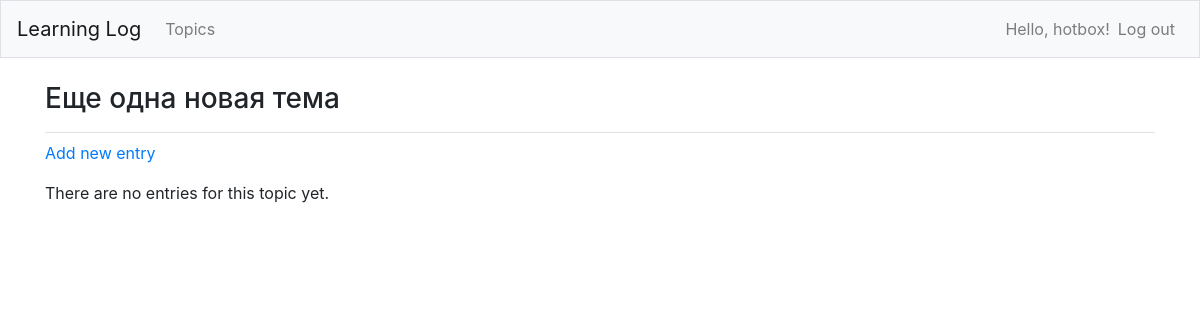
/topics/4/ (signed in), run on an earlier commit of the app's database.
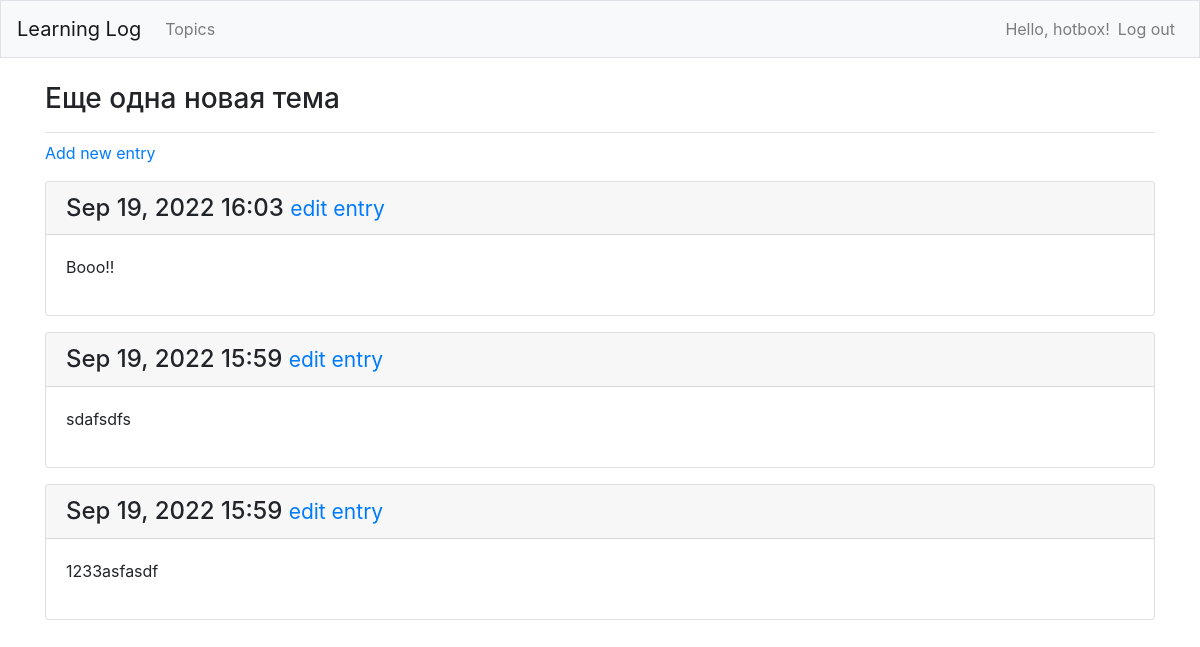
And on a later commit of the database.
### learning_logs/models.py (models this page shows, shortened)
class Entry(models.Model):
    topic = models.ForeignKey(Topic, on_delete=models.CASCADE)
    text = models.TextField()
    date_added = models.DateTimeField(auto_now_add=True)
    class Meta:
        verbose_name_plural = 'entries'

### learning_logs/views.py (the view)
# urls.py: path('topics/<int:topic_id>/', views.topic, name='topic'),
@login_required
def topic(request, topic_id):
    topic = Topic.objects.get(id=topic_id)
    check_topic_owner(topic, request)
    entries = topic.entry_set.order_by('-date_added')
    context = {'topic': topic, 'entries': entries}
    return render(request, 'learning_logs/topic.html', context)

### learning_logs/models.py (called while the page is built)
    def __str__(self):
        return self.text

### learning_logs/views.py (called while the page is built)
def check_topic_owner(topic, request):
    if topic.owner != request.user:
        raise Http404

### learning_logs/templates/learning_logs/topic.html
{% extends 'learning_logs/base.html' %}
{% block page_header %}
    <h3>{{ topic }}</h3>
{% endblock page_header %}
{% block content %}
    <p>
        <a href="{% url 'learning_logs:new_entry' topic.id %}">Add new entry</a>
    </p>
    {% for entry in entries %}
        <div class="card mb-3">
            <h4 class="card-header">
                {{ entry.date_added|date:'M d, Y H:i' }}
                <small><a href="{% url 'learning_logs:edit_entry' entry.id %}">edit entry</a> </small>
            </h4>
            <div class="card-body">
                {{ entry.text|linebreaks }}
            </div>
        </div>
    {% empty %}
        <p>There are no entries for this topic yet.</p>
    {% endfor %}
{% endblock content %}

What changed in the data, as far as the page shows it:
added Entry: date_added "Sep 19, 2022 16:03", text "Booo!!"
added Entry: date_added "Sep 19, 2022 15:59", text "sdafsdfs"
added Entry: date_added "Sep 19, 2022 15:59", text "1233asfasdf"
Also different on the page:
text no longer shown: "There are no entries for this topic yet."
